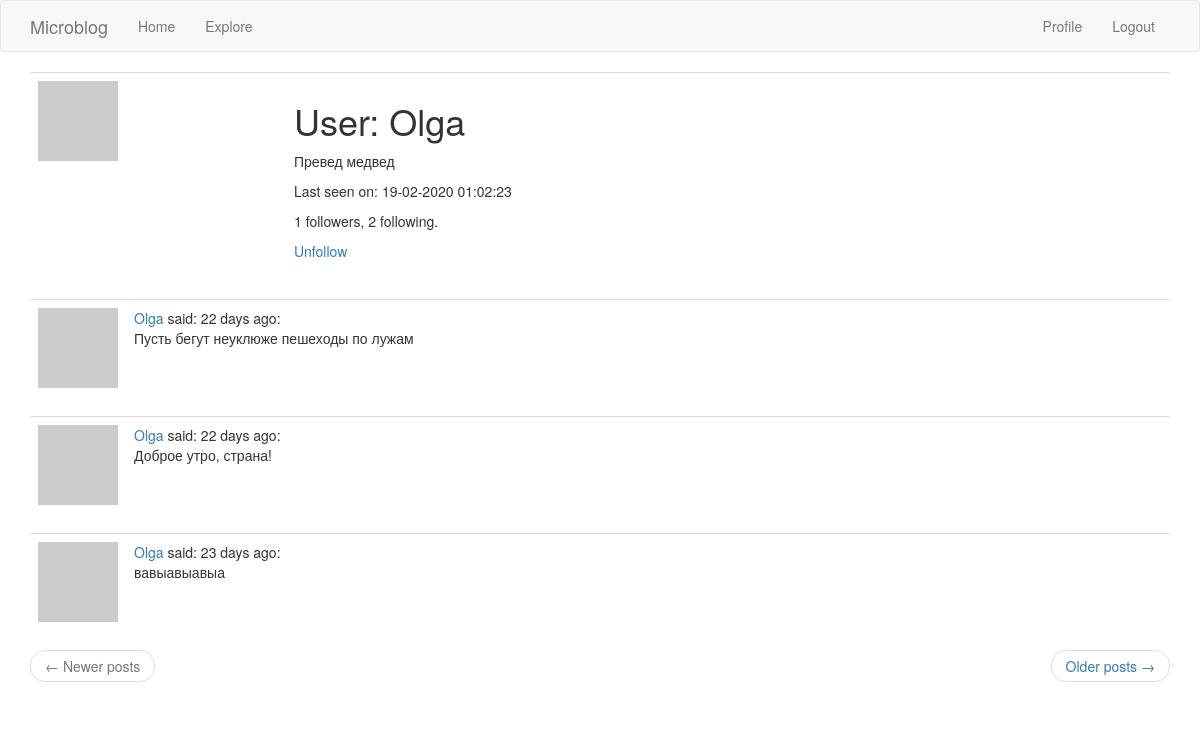
The page /user/Olga (signed in) on the database its author committed.
### app/models.py (models this page shows, shortened)
class User(UserMixin, db.Model):
    __tablename__ = "user"
    id = db.Column(db.Integer, primary_key=True)
    username = db.Column(db.String(64), index=True, unique=True)
    email = db.Column(db.String(120), index=True, unique=True)
    password_hash = db.Column(db.String(128))
    about_me = db.Column(db.String(140))
    last_seen = db.Column(db.DateTime, default=datetime.utcnow)
    posts = db.relationship('Post', back_populates='author')
    followed = db.relationship(
        'User', secondary=followers,
        primaryjoin=(followers.c.follower_id == id),
        secondaryjoin=(followers.c.followed_id == id),
        backref=db.backref('followers', lazy='dynamic'),
        lazy='dynamic'
    )
    def avatar(self, size):
        email = "dotnetcoder@mail.ru"
        digest = md5(email.encode('utf-8')).hexdigest()
        url = f'https://www.gravatar.com/avatar/{digest}?d=identicon&s={size}'
        return url
    def is_following(self, user):
        return self.followed.filter(followers.c.followed_id == user.id).count() > 0

class Post(db.Model):
    __tablename__ = "post"
    id = db.Column(db.Integer, primary_key=True)
    body = db.Column(db.String(140))
    timestamp = db.Column(db.DateTime, index=True, default=datetime.utcnow)
    user_id = db.Column(db.Integer, db.ForeignKey('user.id'))
    author = db.relationship("User", back_populates='posts' )

### app/routes.py (the view)
@app.route('/user/<username>')
@login_required
def user(username):
    user = User.query.filter_by(username=username).first_or_404()
    page = request.args.get('page', 1, type=int)
    per_page = app.config['POSTS_PER_PAGE']
    query = Post.query.filter(Post.user_id == user.id).order_by(Post.timestamp.desc())
    page_posts: Pagination = query.paginate(page, per_page, error_out=False)
    posts = page_posts.items
    next_url = url_for('user', username=user.username, page=page_posts.next_num)\
        if page_posts.has_next else None
    prev_url = url_for('user', username=user.username, page=page_posts.prev_num)\
        if page_posts.has_prev else None
    app.logger.info(f'GET /user/{user.username}')
    return render_template('user.html', user=user, posts=posts, prev_url=prev_url, next_url=next_url)

### app/models.py (called while the page is built)
@login.user_loader
def load_user(id):
    return User.query.get(int(id))

### app/routes.py (called while the page is built)
@app.before_request
def before_request():
    if current_user.is_authenticated:
        current_user.last_seen = datetime.utcnow()
        db.session.commit()

### app/templates/user.html
{% extends "base.html" %}
{% block app_content %}
    <table class="table table-hover">
        <tr>
            <td width="256px"><img src="{{ user.avatar(256) }}"></td>
            <td>
                <h1>User: {{ user.username }}</h1>
                {% if user.about_me %}<p>{{ user.about_me }}</p>{% endif %}
                {% if user.last_seen %}
                <p>Last seen on: {{ moment(user.last_seen).format('DD-MM-YYYY hh:mm:ss') }}</p>
                {% endif %}
                <p>{{ user.followers.count() }} followers, {{ user.followed.count() }} following.</p>
                {% if user == current_user %}
                <p><a href="{{ url_for('edit_profile') }}">Edit your profile</a></p>
                {% elif not current_user.is_following(user) %}
                <p><a href="{{ url_for('follow', username=user.username) }}">Follow</a></p>
                {% else %}
                <p><a href="{{ url_for('unfollow', username=user.username) }}">Unfollow</a></p>
                {% endif %}
            </td>
        </tr>
    </table>
    {% for post in posts %}
        {% include '_post.html' %}
    {% endfor %}
    <nav aria-label="...">
        <ul class="pager">
            <li class="previous{% if not prev_url %} disabled{% endif %}">
                <a href="{{ prev_url or '#' }}">
                    <span aria-hidden="true">&larr;</span> Newer posts
                </a>
            </li>
            <li class="next{% if not next_url %} disabled{% endif %}">
                <a href="{{ next_url or '#' }}">
                    Older posts <span aria-hidden="true">&rarr;</span>
                </a>
            </li>
        </ul>
    </nav>
{% endblock %}

### app/templates/_post.html
<table class="table table-hover">
    <tr>
        <td width="70px">
            <a href="{{ url_for('user', username=post.author.username) }}">
                <img src="{{ post.author.avatar(70) }}" />
            </a>
        </td>
        <td>
            <a href="{{ url_for('user', username=post.author.username) }}">
                {{ post.author.username }}
            </a>
            said: {{ moment(post.timestamp).fromNow() }}:
            <br>
            {{ post.body }}
        </td>
    </tr>
</table>

### rows shown on the page
User: username "Olga", about_me "Превед медвед", last_seen "19-02-2020 01:02:23"
Post: author.username "Olga", timestamp "22 days ago", body "Пусть бегут неуклюже пешеходы по лужам"
Post: author.username "Olga", timestamp "22 days ago", body "Доброе утро, страна!"
Post: author.username "Olga", timestamp "23 days ago", body "вавыавыавыа"

### other values the page prints
{{ user.followers.count() }} "1"
{{ user.followed.count() }} "2"
